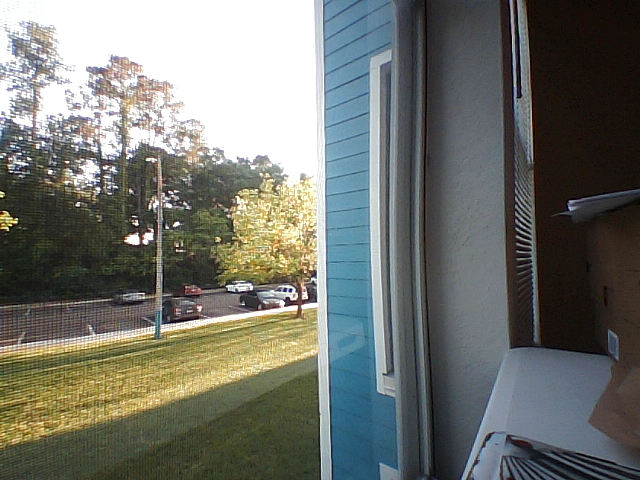
#> input picture software/capture0.png, 640 x 480 px, found by its file name
$ python cylStitchTest.py
#> lines starting #> are read from the running program, lines starting #| are printed output that depends on the picture; pictures that were not available may be replaced by others from this repository, and a replacement may not be noted
### software/CameraSystemClass.py
import cv2 as cv
import numpy as np
import matplotlib.pyplot as plt
import time

class CameraSystem:
    cameras = []
    cameraIndexList = None
    homographyMatrix = None
    overlapAmount = 56
    homographyMatrix = []
    warpAmount = 200
    blend = False

    def __init__(self, cameraIndexList=[], compressCameraFeed=True, useLinuxCam=True):
        # cameraIndexList is either a range or a list of the camera indices

        self.cameraIndexList = list(cameraIndexList)

        for i in cameraIndexList:
            if useLinuxCam:
                camera = cv.VideoCapture(f"/dev/camera{i}")
            else:
                camera = cv.VideoCapture(i)

            if not camera.isOpened():
                print(f"Cannot open camera {i}")
                raise Exception(f"Unable to open camera {i}")

            if compressCameraFeed:
                camera.set(cv.CAP_PROP_FPS, 15)
                camera.set(cv.CAP_PROP_FRAME_WIDTH, 320)#320
                camera.set(cv.CAP_PROP_FRAME_HEIGHT, 240)#240
                camera.set(cv.CAP_PROP_FOURCC, cv.VideoWriter_fourcc('M', 'J', 'P', 'G')) # what does this do?

            self.cameras.append(camera)

    def __del__(self):
        for camera in self.cameras:
            camera.release()

# Captures images

    # [52 lines left out: functions captureCameraImages, saveHomographyToFile, openHomographyFile, writeFramesToFile, not called in this run]

    def readFramesFromFiles(self, fileNames, basePath=""):
#> called with basePath = '../images/lab_5/capture'
        return [cv.imread(basePath + name) for name in fileNames]
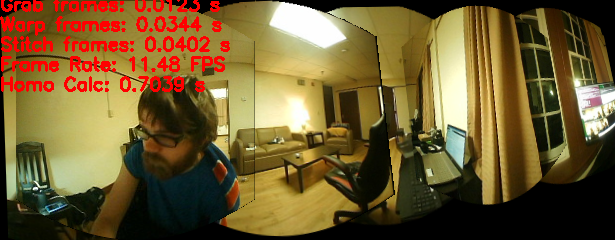
#> input picture software/Pano.png, 615 x 240 px, given in place of capture1.png, which was not available
#> `frames = cam.readFramesFromFiles([str(n) + ".png" for n in range(6)],"..`: frames = 6 items
#| Successfuly opended frames, init shape: (480, 640, 3)

# DISPLAY (for debugging) functions

    def displayFrameMatplotlib(self, frame):
        plt.imshow(frame)
        plt.show()

    # [67 lines left out: functions drawMatches, cropToBlob, borderImg, _cylindricalWarpCalc, not called in this run]

    def _cylindricalWarp(self, img, K):
        """This function returns the cylindrical warp for a given image and intrinsics matrix K"""
        #start = time.time()
        h_,w_ = img.shape[:2]

        #point = time.time()
        # pixel coordinates
        y_i, x_i = np.indices((h_,w_)) # does [[0,0,0...],[1,1,1...],[n-1,n-1,n-1...] then [0,1,2,3...n-1] * n
        X = np.stack([x_i,y_i,np.ones_like(x_i)],axis=-1).reshape(h_*w_,3) # to homog -> stacks [0,1,2,3] vert , then [0,0,0,], then [1,1,1,1]
        Kinv = np.linalg.inv(K)
        X = Kinv.dot(X.T).T # normalized coords (K^-1 * X^T)^T'
        #print("pixel coordinates: "+str(time.time() - point))

        #point = time.time()
        # calculate cylindrical coords (sin\theta, h, cos\theta)
        A = np.stack([np.sin(X[:,0]),X[:,1],np.cos(X[:,0])],axis=-1).reshape(w_*h_,3)
        B = K.dot(A.T).T # project back to image-pixels plane
        #print("cylindrical coords: "+str(time.time() - point))

        #point = time.time()
        # back from homog coords
        B = B[:,:-1] / B[:,[-1]]
        #print("homogeneous coords: "+str(time.time() - point))

        #point = time.time()
        # make sure warp coords only within image bounds
        B[(B[:,0] < 0) | (B[:,0] >= w_) | (B[:,1] < 0) | (B[:,1] >= h_)] = -1
        B = B.reshape(h_,w_,-1)
        # [8 lines of commented-out code are left out]

        warpedImage = cv.remap(img, B[:,:,0].astype(np.float32), B[:,:,1].astype(np.float32), cv.INTER_AREA)

        #print("Warped calculations npy: "+str(time.time() - start))

        # return cv.remap(img_rgba, B[:,:,0].astype(np.float32), B[:,:,1].astype(np.float32), cv.INTER_AREA)#, borderMode=cv.BORDER_TRANSPARENT)
        return warpedImage

    def cylWarpFrames(self, frames, focalLength = 200, incrementAmount = None, cutFirstThenAppend = False, borderOnFirstAndFourth=False):
#> called with focalLength = 196, incrementAmount = 4, cutFirstThenAppend = False, borderOnFirstAndFourth = False
        warpedFrames = []
        warpAmount = focalLength
        for frame in frames:
            h, w = frame.shape[:2]
            K = np.array([[warpAmount,0,w/2],[0,warpAmount,h/2],[0,0,1]]) # mock intrinsics (normally from camera calibration?)
            # warp frame based on matrix K
            warpedFrames.append(self._cylindricalWarp(frame,K))

            if incrementAmount:
                warpAmount -= incrementAmount #5 # attempting to adjust warp amount to be more as images increase, as with
#> this loop made 5 passes
#> (h, w, K, h_ in _cylindricalWarp, w_ in _cylindricalWarp, Kinv in _cylindricalWarp, warpAmount) on passes 1 to 4: (480, 640, [[196, 0, 320], [0, 196, 240], [0, 0, 1]], 480, 640, [[0.0051, 0, -1.63], [0, 0.0051, -1.22], [0, 0, 1]], 192), (240, 615, [[192, 0, 307.5], [0, 192, 120], [0, 0, 1]], 240, 615, [[0.00521, 0, -1.6], [0, 0.00521, -0.625], [0, 0, 1]], 188), (480, 640, [[188, 0, 320], [0, 188, 240], [0, 0, 1]], 480, 640, [[0.00532, 0, -1.7], [0, 0.00532, -1.28], [0, 0, 1]], 184), (480, 640, [[184, 0, 320], [0, 184, 240], [0, 0, 1]], 480, 640, [[0.00543, 0, -1.74], [0, 0.00543, -1.3], [0, 0, 1]], 180)
#> frame on pass 5: None
#> pass 1, in _cylindricalWarp, `y_i, x_i = np.indices((h_,w_))`:
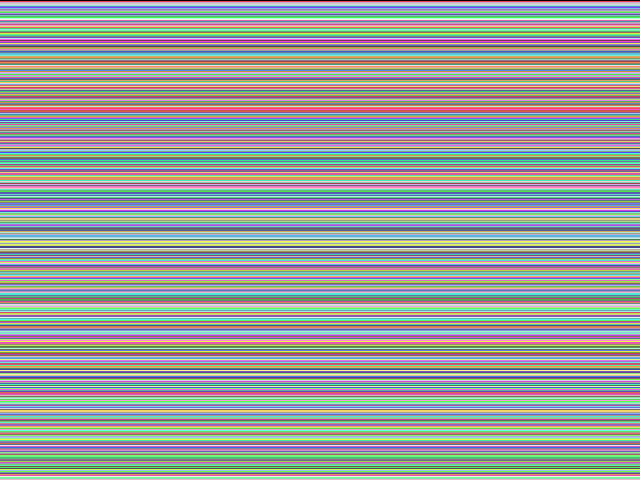
#> y_i: shape (480, 640) int64; 480 distinct labels, from 0 to 479; one colour per label, 0 black
#> pass 1, in _cylindricalWarp, `y_i, x_i = np.indices((h_,w_))`:
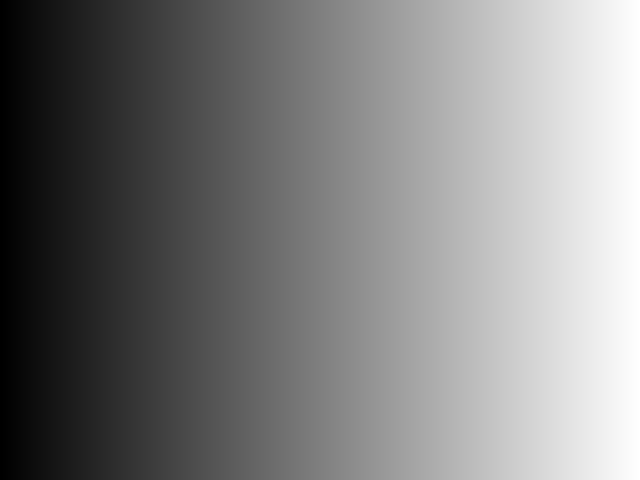
#> x_i: shape (480, 640) int64; min 0, max 639, mean 319.5; drawn with min black and max white
#> pass 1, in _cylindricalWarp, `warpedImage = cv.remap(img, B[:,:,0].astype(np.float32), B[:,:,1].asty..`:
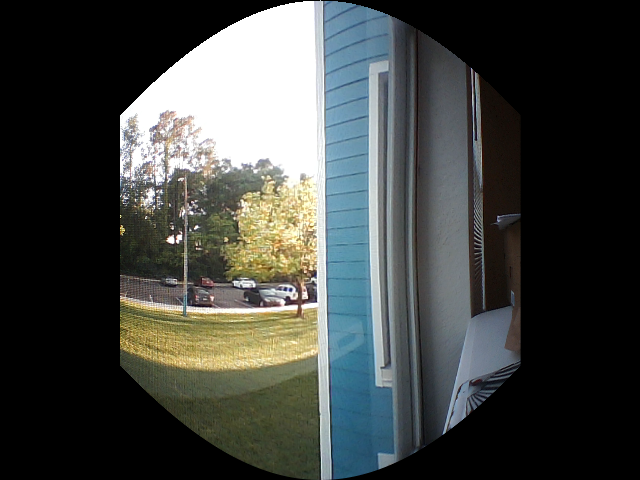
#> warpedImage: shape (480, 640, 3); mean B, G, R 65.5, 68.3, 65.1
#> pass 2, in _cylindricalWarp (call 2), `y_i, x_i = np.indices((h_,w_))`:
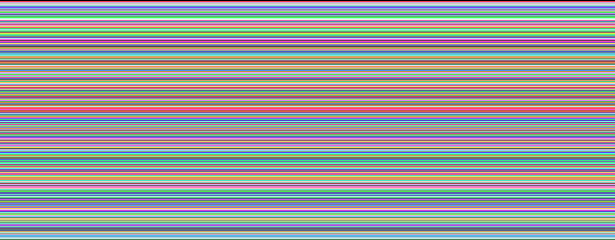
#> y_i: shape (240, 615) int64; 240 distinct labels, from 0 to 239; one colour per label, 0 black
#> after the loop, warpAmount = 180; warpedFrames = 4 items

        # return [self._cylindricalWarp(frame, K) for frame in frames]

        if borderOnFirstAndFourth:
            warpedFrames[1] = self.borderImg(warpedFrames[1])
            warpedFrames[4] = self.borderImg(warpedFrames[4])

        # cut the first image in half, frame[0] is the right half, frame[-1] is the left half
        if cutFirstThenAppend:
            frame0L, warpedFrames[0] = self.cutImgVert(warpedFrames[0])
            warpedFrames.append(frame0L)
        return warpedFrames

    # [508 lines left out: functions getCylCoords, applyCylWarp, overlapImgs, cutImgVert, _findKPandDesSingle, _findKPandDesMultiple and 20 more, not called in this run]

### software/cylStitchTest.py
import cv2 as cv
import sys
import numpy as np
from CameraSystemClass import CameraSystem, showTwoImgs

startIndex = 0
endIndex = 2
cam = CameraSystem([],compressCameraFeed=False)
frames = cam.readFramesFromFiles([str(n) + ".png" for n in range(6)],"../images/lab_5/capture")
# frames2 = cam.readFramesFromFiles([str(n) + ".png" for n in [2,1,0]],"../images/lab_5/capture")
# frames2 = [np.flip(frame,1) for frame in frames2]


print("Successfuly opended frames, init shape:",frames[0].shape)
print("Warping frames")
#> (the run stopped early here; a loop or call above may not have finished)
